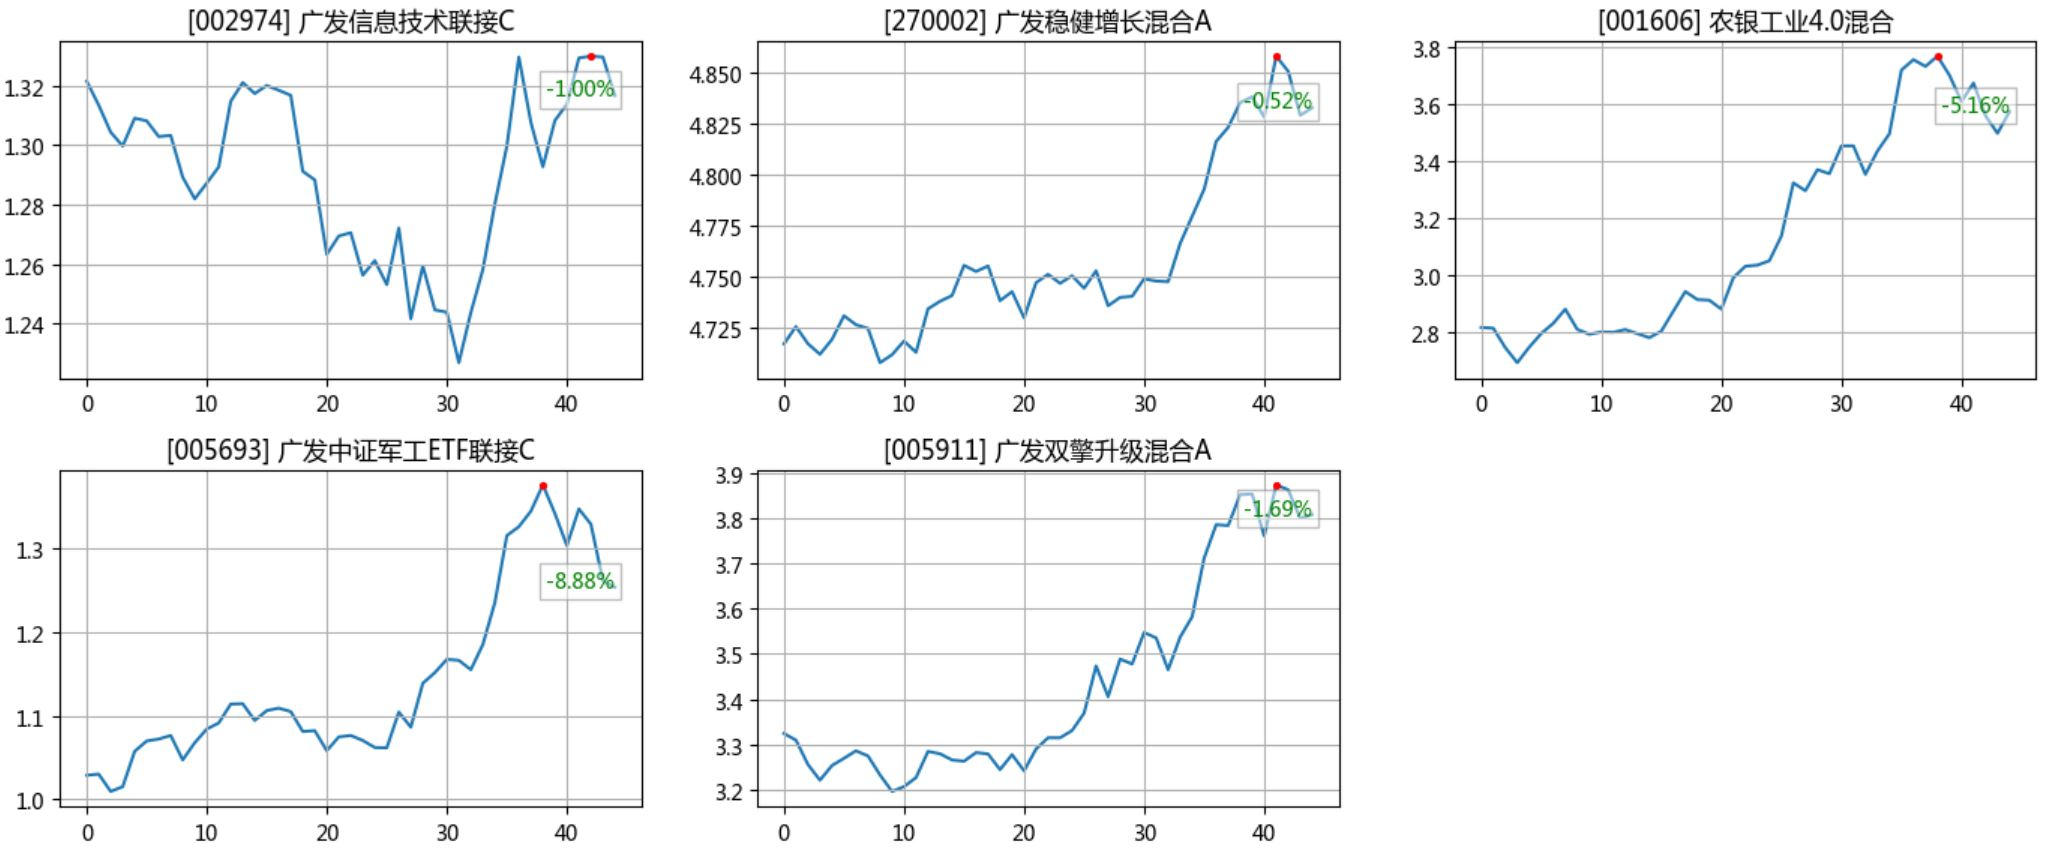

Here is the Python script that generated this plot:
import numpy as np
import matplotlib.pyplot as plt
import openpyxl
from math import ceil
import time
from em1234567 import EM1234567

plt.rcParams['font.sans-serif']=['Microsoft YaHei']

class HistoryCurve:
	def __init__(self, fname, daysAgo=365):
		wb = openpyxl.load_workbook(fname)
		sh = wb['INFO']
		self.codes = list(map(lambda x: x.value, sh['A']))
		self.names = list(map(lambda x: x.value, sh['B']))
		self.daysAgo = daysAgo


	def __getDataFromEM1234567(self, code):
		em = EM1234567(code)
		return np.array(em.getHistoryPlotJson())


	def update(self):

		n_fund = len(self.codes)
		n_nxn = ceil(n_fund ** .5)

		for i in range(n_fund):
			print('[%s] %s' % (self.codes[i], self.names[i]))

			xy_points = self.__getDataFromEM1234567(self.codes[i])
			x_time = None
			y_value = None

			## Extract curve data from array
			if self.daysAgo < xy_points.shape[0]:
				x_time = np.array(list(range(0, self.daysAgo)))
				y_value = xy_points[-self.daysAgo:, 1]
			else:
				## The set backtracking days is too big
				x_time = np.array(list(range(0, xy_points.shape[0])))
				y_value = xy_points[:, 1]

			## Get peak and value now
			y_max = np.max(y_value)
			y_now = y_value[-1]
			idx_peak = np.where(y_value==y_max)
			rate = (y_now - y_max) / y_max * 100

			plt.subplot(n_nxn, n_nxn, i+1)
			plt.grid()
			plt.title('[%s] %s' % (self.codes[i], self.names[i]))
			plt.plot(x_time, y_value, zorder=1)
			plt.scatter(x_time[idx_peak], y_value[idx_peak], s=7.5, c='red', zorder=2)
			t_color = 'red'
			if rate < 0:
				t_color = 'green'
			plt.text(x_time[-1], y_value[-1], '%.2f%%' % rate,
				ha='right',
				c=t_color,
				zorder=3,
				bbox=dict(boxstyle="square",
					ec='grey',
					fc='white',
					alpha=.5
				))

		plt.show()


if __name__ == '__main__':
	import sys
	f_xlsx = sys.argv[1]
	if len(sys.argv) >= 3:
		daysAgo = int(sys.argv[2])
		hc = HistoryCurve(f_xlsx, daysAgo)
	else:
		hc = HistoryCurve(f_xlsx)
	
	hc.update()
